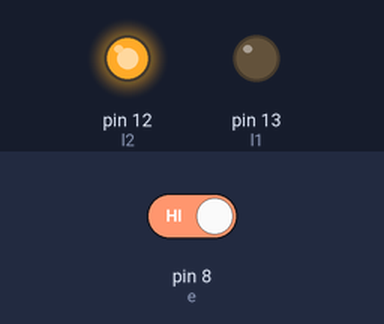
Bench run of a sketch on a simulated Arduino Uno, built with avr-gcc and run on an emulated ATmega328P. Parts: output pins drawn as LEDs (lit = HIGH). The inputs (shaded band) are chosen by the test bench; at power-on: pin 8 (e) HIGH. Pins used as bus, display or sensor lines are not drawn.

Above: at 12.8 s.
12.9 s: pin 8 (e) driven LOW
At 18.7 s:
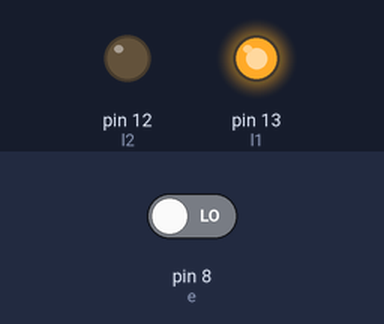
19.6 s: pin 8 (e) driven HIGH
At 19.9 s:
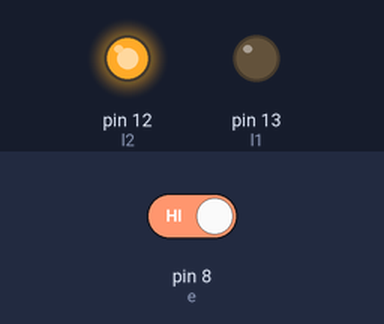
Timing chart, 0 to 22.6 s (numbered marks = the images above; inputs shaded):
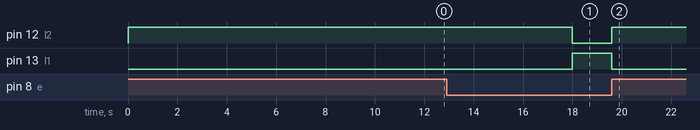

The sketch:

edge_using_1IR.ino
```cpp
int e=8;
int l1=13;
int l2=12;
int r1=11;
int r2=10;

void setup()
{
    pinMode(e, INPUT);
    pinMode(l1, OUTPUT);
    pinMode(l2, OUTPUT);
    pinMode(r1, OUTPUT);
    pinMode(r2, OUTPUT);
}

void loop(){
    if(digitalRead(e) == LOW){
      forward();
    }
    else{
      back();
      delay(3000);
      left();
      delay(3000);
    }
}

void forward()
{
    digitalWrite(l1,HIGH);
    digitalWrite(l2,LOW);
    digitalWrite(r1,HIGH);
    digitalWrite(r2,LOW);
}

void left()
{
    digitalWrite(l1,LOW);
    digitalWrite(l2,HIGH);
    digitalWrite(r1,HIGH);
    digitalWrite(r2,LOW);
}

void right()
{
    digitalWrite(l1,HIGH);
    digitalWrite(l2,LOW);
    digitalWrite(r1,LOW);
    digitalWrite(r2,HIGH);
}

void back()
{
    digitalWrite(l1,LOW);
    digitalWrite(l2,HIGH);
    digitalWrite(r1,LOW);
    digitalWrite(r2,HIGH);;
}
```

Measured:
- after the input at 12.9 s, pin 12 (l2): HIGH → LOW after 5.1 s; pin 13 (l1): LOW → HIGH after 5.1 s
- after the input at 19.6 s, pin 12 (l2): LOW → HIGH at once; pin 13 (l1): HIGH → LOW at once
